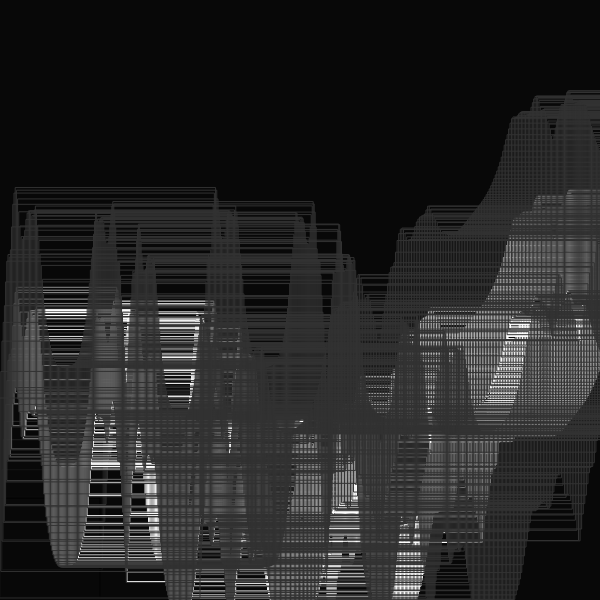
Frame 1 (no input)
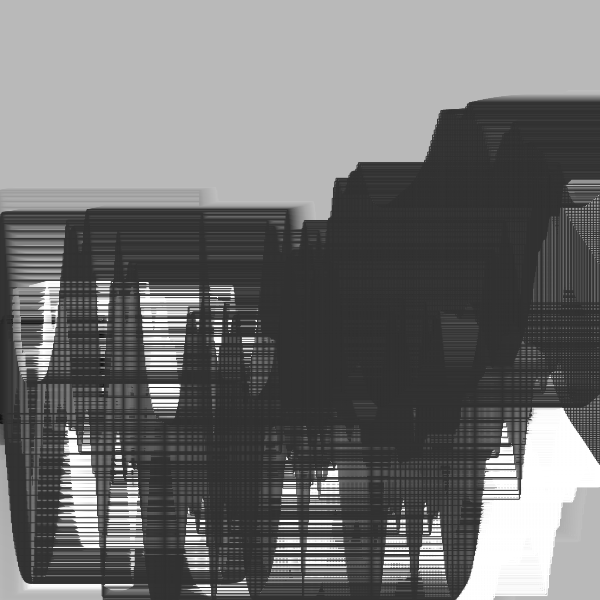
Frame 60 (no input)
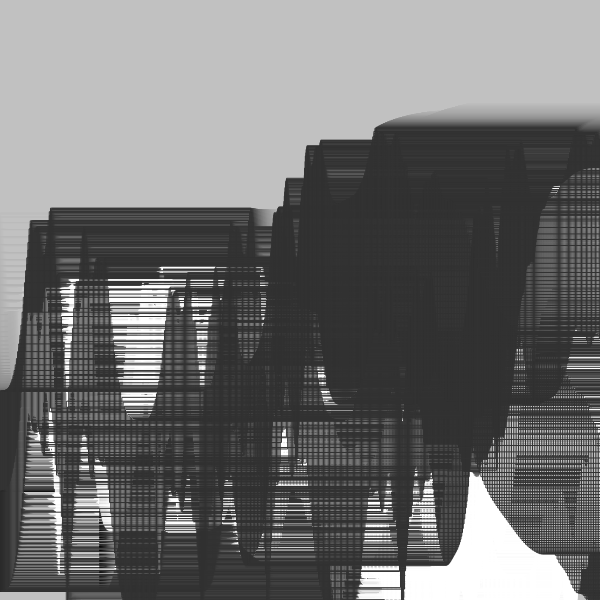
Frame 120 (the mouse pressed at the canvas centre since frame 60)

The p5.js sketch that drew these frames (run headless with seeded random() and noise() and a simulated clock; from frame 60 on, the mouse is pressed at the canvas centre):

// p5.js sketch
// ── sketch.js
/*
ref.
A trick to get looping curves with lerp and delay
https://necessarydisorder.wordpress.com/2018/03/31/a-trick-to-get-looping-curves-with-lerp-and-delay/
*/


const CYCLE = 480;
const VERT_NUM = 3000;
let DELAY_FACTOR = 1.3;


function setup() {

    const s = min(windowWidth , windowHeight);
  createCanvas(s,s); 
  w = 600;
  var canvas;
    if(windowWidth>=600 && windowHeight >=600){
      canvas = createCanvas(600, 600);
    }
    else{
      canvas = createCanvas(windowWidth, windowHeight - 100);
    }

  var x = (windowWidth - width) / 2;
  var y = (windowHeight - height) / 2;

  canvas.position(x, y);
  background(0);
  noStroke();



}

function x1(t){
  return  (cos(TAU * t) - 1) * height * 0.0;
}
function y1(t){
  return 0.5 * width + width * (noise(sin(TAU * t) * 2) - 0.5);
}
 
function x2(t){
  return (cos(TAU * t) + 1) * width * 0.1 + width;
}
function y2(t){
  return 0.5 * width - 0.4 * width * cos(TAU * t);
  
}
 

function draw(){
  
  const frameRatio = frameCount % CYCLE / CYCLE;
  
  const w = 50;
  strokeJoin(ROUND);
  noFill();
  background(200, 10);


  strokeWeight(1);


  
  for(let i=0;i< VERT_NUM; i+=5){
    stroke(i*2);

    const vertRatio = (i / VERT_NUM) % 1;
    let x = lerp(x1(frameRatio - DELAY_FACTOR * vertRatio*10), x2(frameRatio - DELAY_FACTOR * (20 - vertRatio)), vertRatio);
    let y = lerp(y1(frameRatio - DELAY_FACTOR * vertRatio * 2), y2(frameRatio - DELAY_FACTOR * ( vertRatio)), vertRatio);
    rect(x, y + 100, 100, 100);

  }


  // beginShape();
  strokeWeight(1);
    stroke(50);

  

  for(let i=0;i< VERT_NUM; i+=5){
    stroke(50);

    const vertRatio = (i / VERT_NUM) % 1;
    let x = lerp(x1(frameRatio - DELAY_FACTOR * vertRatio), x2(frameRatio - DELAY_FACTOR * (vertRatio)), vertRatio);
    let y = lerp(y1(frameRatio - DELAY_FACTOR * vertRatio*-2), y2(frameRatio - DELAY_FACTOR * (500 - vertRatio)), vertRatio);
    rect(x, y, 200, 200);

  }
  // endShape();

}


function createCols(_url) {
  let slash_index = _url.lastIndexOf('/');
  let pallate_str = _url.slice(slash_index + 1);
  let arr = pallate_str.split('-');
  for (let i = 0; i < arr.length; i++) {
    arr[i] = '#' + arr[i];
  }
  return arr;
}
